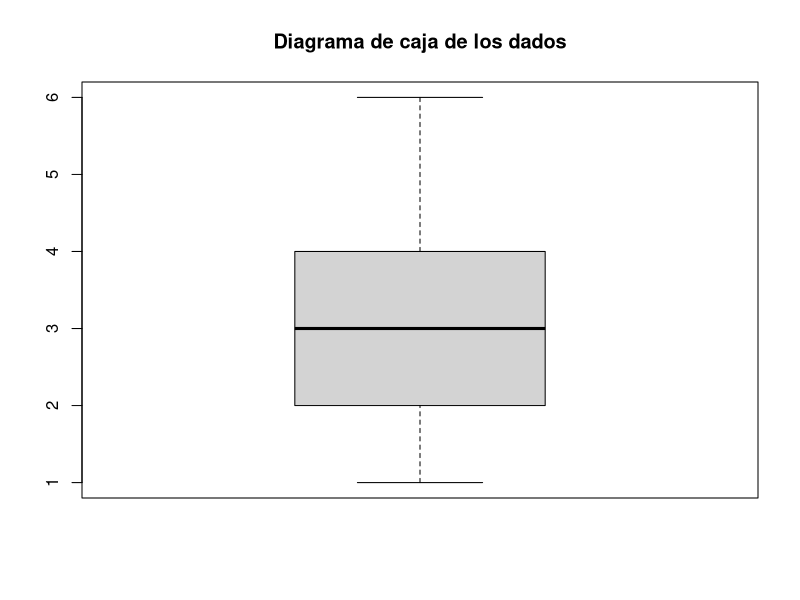
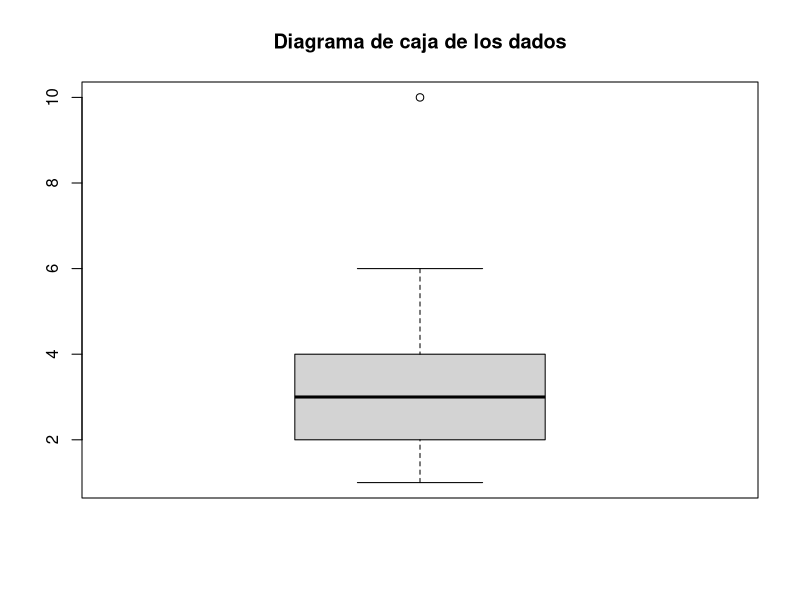
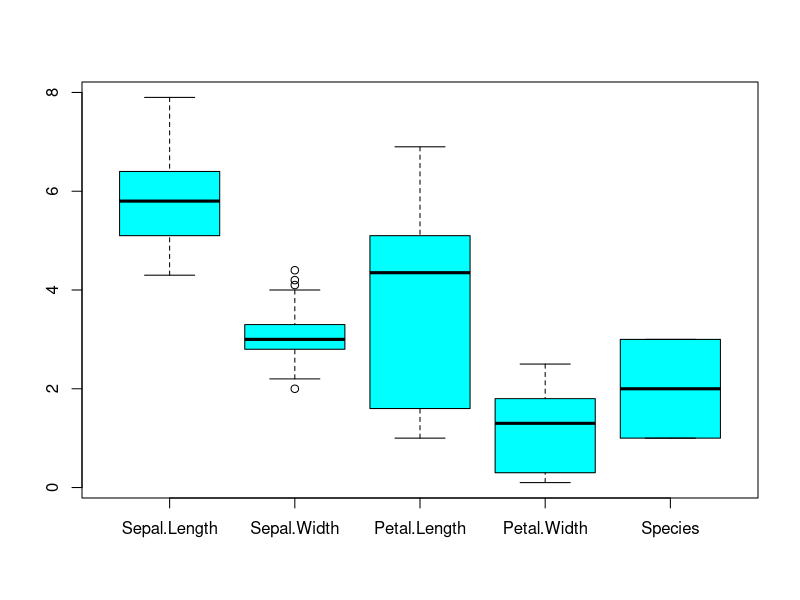
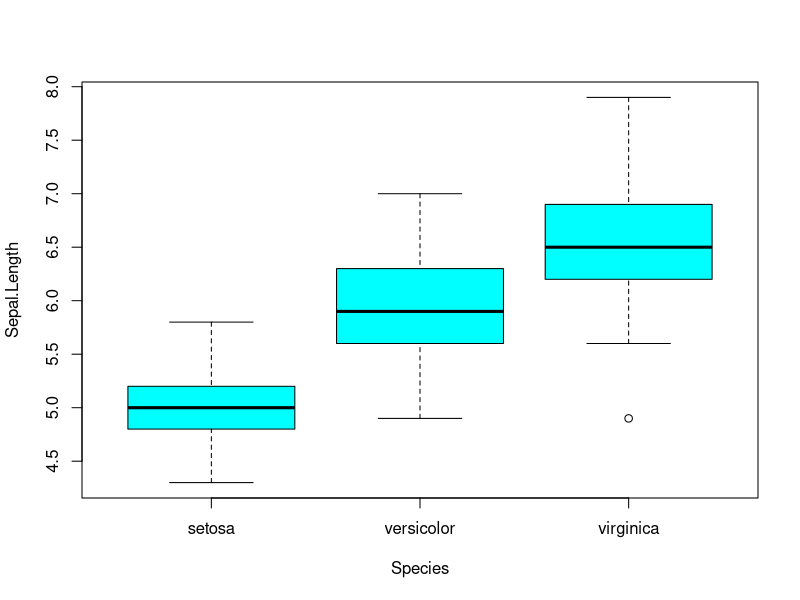
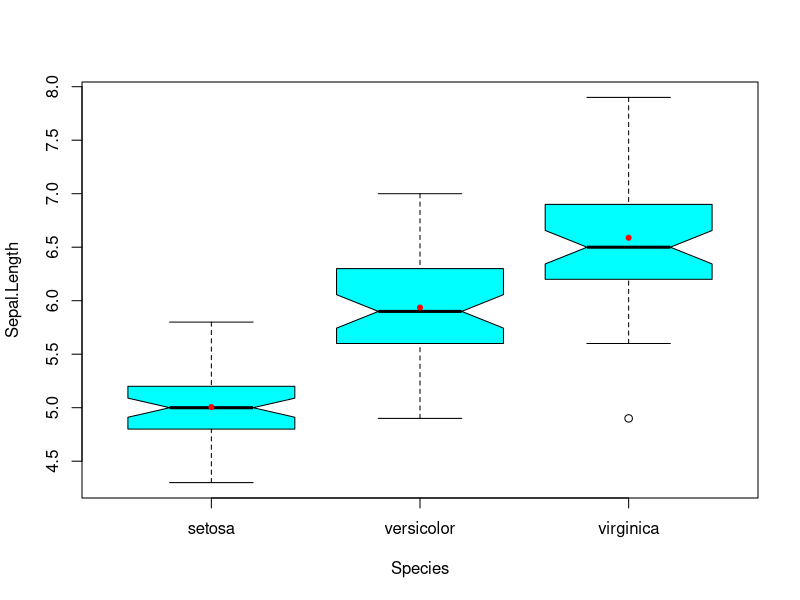
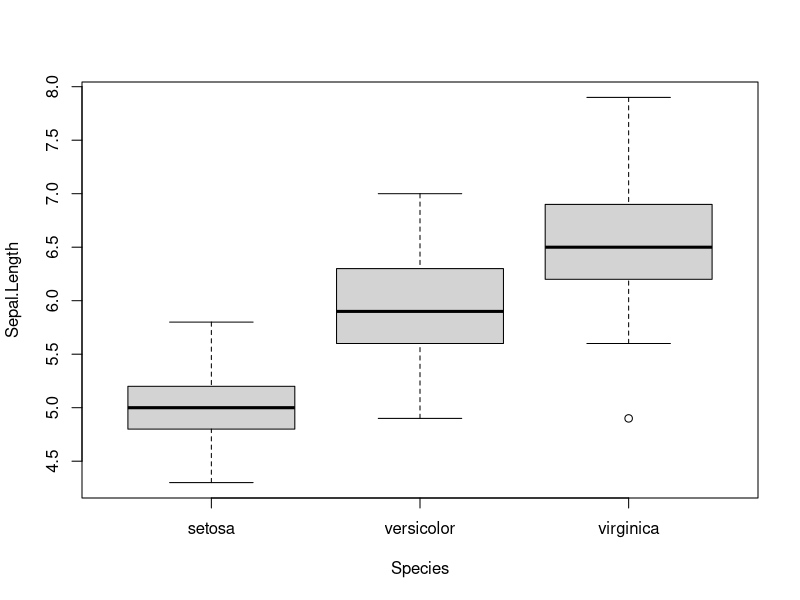
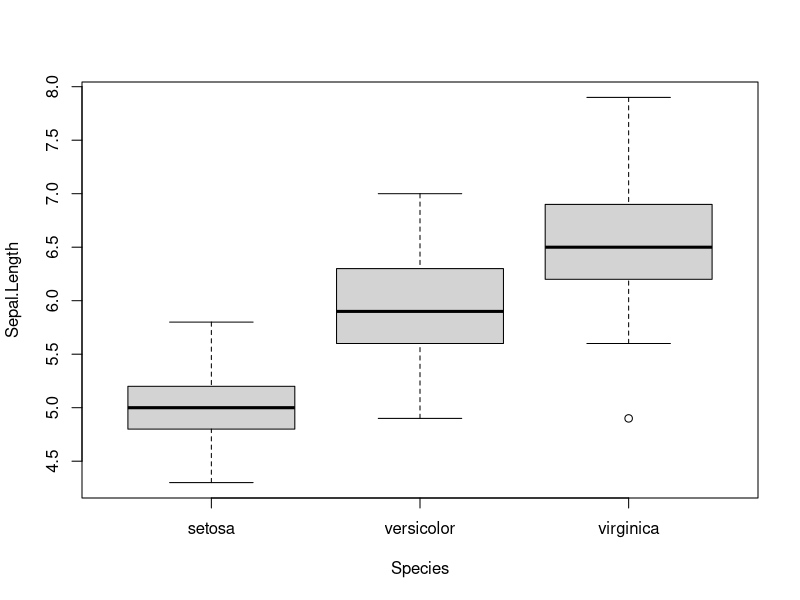
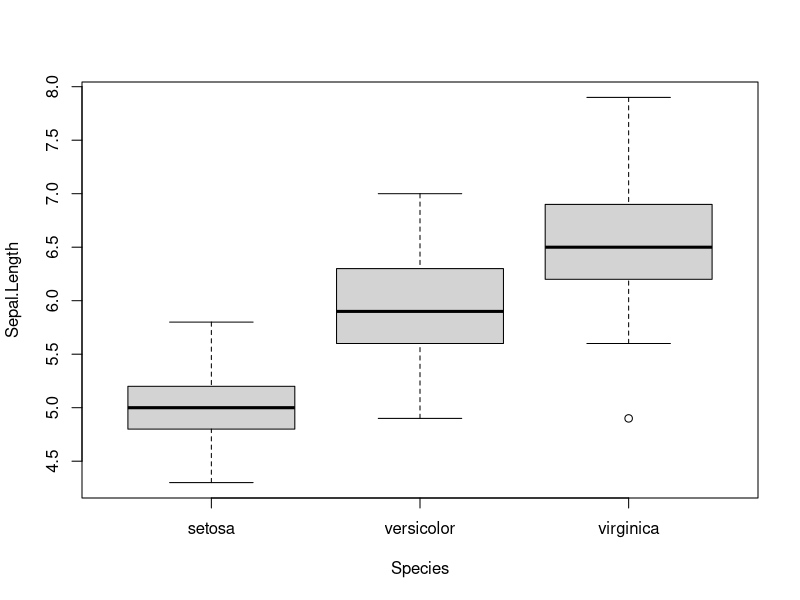

Write the R code that produced these figures, in order.
## ---- chunk 1
dados = sample(1:6, size = 100, replace = T)

table(dados) # Absolutas
prop.table(table(dados)) # Relativas
cumsum(table(dados)) # Absolutas acumuladas
cumsum(prop.table(table(dados))) # Relativas acumuladas
## ---- chunk 2
dados = sort(dados) # Se ordena en orden ascendente

media = sum(dados)/length(dados)
media_auto = mean(dados)

mediana = dados[length(dados)/2] + dados[length(dados)/2 + 1] / 2 # Al ser n par, se calcula así. De ser par, simplemente se toma el valor central
# Suponiendo dados[-100] -> dados(length) = 99
mediana2 = as.numeric((dados[-100])[ceiling(length(dados)/2)])
mediana_auto = median(dados)

moda = as.numeric(which(table(dados) == max(table(dados))))
## ---- chunk 3
x = c(1, 4, 2, 3, 8, 6, 5) # Datos
n = length(x)
## ---- chunk 4
sum(x)/n
## ---- chunk 5
w = c(3, 1, 4, 2, 1, 5, 3) # Pesos
w1 = c(1, 1, 1, 1, 1, 1, 1)
sum(x*w)/sum(w) # Media aritmética ponderada

sum(x*w1)/sum(w1) # La media aritmética ponderada se convierte en media aritmética si los pesos son todos iguales a entre si
## ---- chunk 6
prod(x)^(1/n) #Media geométrica
prod(x^(1/n))
## ---- chunk 7
n/sum(1/x)
## ---- chunk 8
set.seed(260798)
dado = sample(1:4, size = 50, replace = T)
set.seed(NULL)

n = length(dado)
dado = sort(dado)
dado

df.dado = data.frame(Cara = 1:4,
                     Fr.abs = as.vector(table(dado)),
                     Fr.rel = as.vector(prop.table(table(dado))),
                     Fr.acu = as.vector(cumsum(table(dado))),
                     Fr.racu = as.vector(cumsum(prop.table(table(dado)))))
df.dado

cuantil0.3 = df.dado$Cara[which(df.dado$Fr.racu >= 0.3)][1]
cuantil0.5 = df.dado$Cara[which(df.dado$Fr.racu >= 0.5)][1]
cuantil0.6 = df.dado$Cara[which(df.dado$Fr.racu >= 0.6)][1]
cuantil0.9 = df.dado$Cara[which(df.dado$Fr.racu >= 0.9)][1]

cuantil0.7 = dado[length(dado)*0.70]

quantile(x = dado, p = 0.7) # El argumento type por defecto es 7, pero hay 9 tipos de cuantiles disponibles con esta funcion
## ---- chunk 9
rango = max(df.dado$Cara) - min(df.dado$Cara)
range(dado) # Devuelve los valores mínimo y máximo
diff(range(dado)) # Devuelve la diferencia entre el valor máximo y el mínimo (el rango o recorrido)
## ---- chunk 10
Rango_intercuartilico = quantile(x = dado, p = 0.75) - quantile(x = dado, p = 0.25)
IQR(x = dado) # Devuelve el rango intercuartílico. El argumento type por defecto es 7
## ---- chunk 11
s2 = sum((dado-mean(dado))^2)/n
var(x)*(length(dado)-1)/length(dado) # Devuelve la varianza poblacional
## ---- chunk 12
s = sqrt(s2)
sd(dado)*sqrt((length(dado)-1)/length(dado))
## ---- chunk 13
sm2 = n/(n-1) * s2
sm2 = sum((dado-mean(dado))^2)/(n-1)
var(dado) # Devuelve la varianza muestral
## ---- chunk 14
sm = sqrt(sm2)
sd(dado) # Devuelve la desviación típica muestral
## ---- chunk 15
DF = iris
## ---- chunk 16
by(DF[,c(1,3)], DF$Species, FUN = summary, na.rm=T)
## ---- chunk 17
aggregate(cbind(Sepal.Length,Petal.Length)~Species,
          data=DF, FUN = summary, na.rm = T)
## ---- chunk 18
boxplot(dados, main = "Diagrama de caja de los dados")
boxplot(c(dados, 10), main = "Diagrama de caja de los dados") # el punto que sale se llama outlier. Se representa de esa forma porque es superior a (1.5IQR + Q0.75)
# Boxplot acepta los parámetros de la función plot

boxplot(iris, col = c("cyan")) # Boxplot puede representar todo un dataframe, pero se recomienda tratar los datos antes para que el plot sea más legible o incluso útil
boxplot(Sepal.Length~Species, data = iris, col = c("cyan")) # Boxplot de datos numéricos en función de un factor
boxplot(Sepal.Length~Species, data = iris, col = c("cyan"), notch = T) # Notch indica si se hará una muesca en la caja a la altuda de la mediana
medias = aggregate(Sepal.Length~Species, data = iris, FUN = mean)
points(medias, col = "red", pch = 20)

str(boxplot(Sepal.Length~Species, data = iris)) # Nos devuelve los datos usados para realizar la representación
boxplot(Sepal.Length~Species, data = iris)$out
boxplot(Sepal.Length~Species, data = iris)$stats # Nos devuelve los datos usados para realizar la representación
